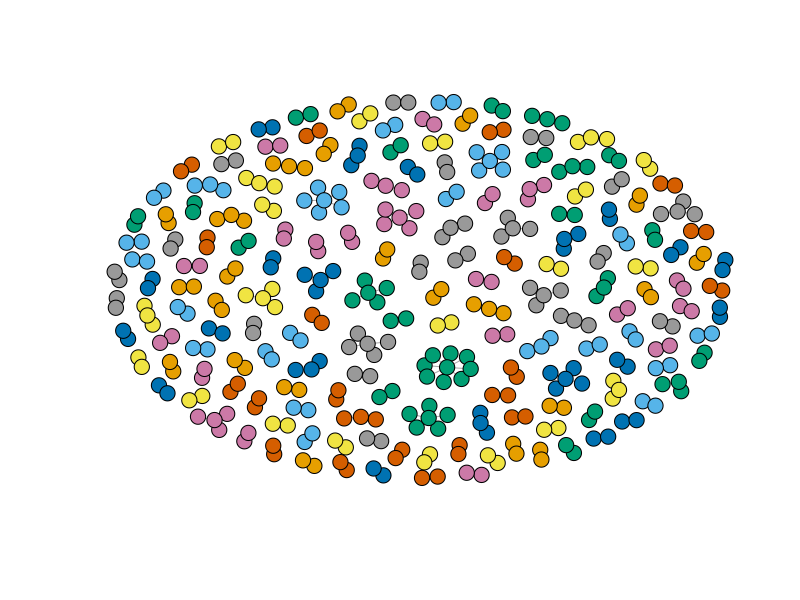
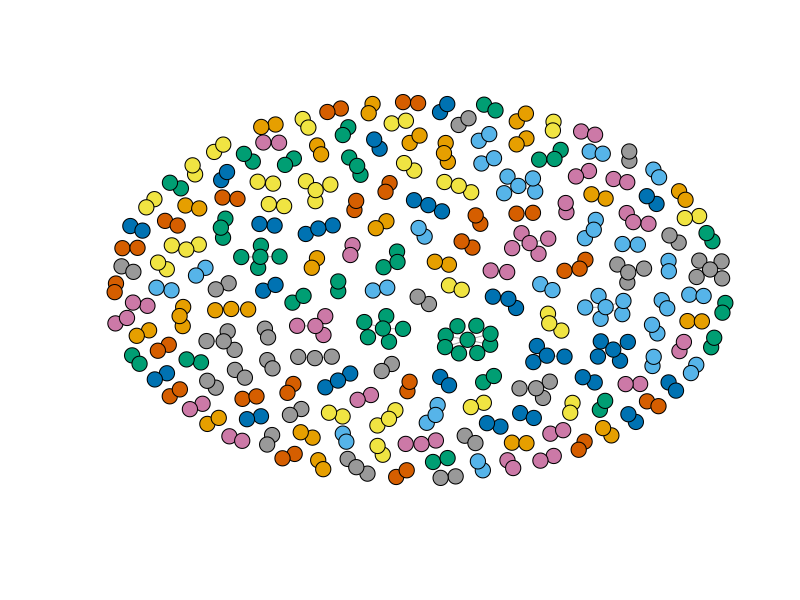
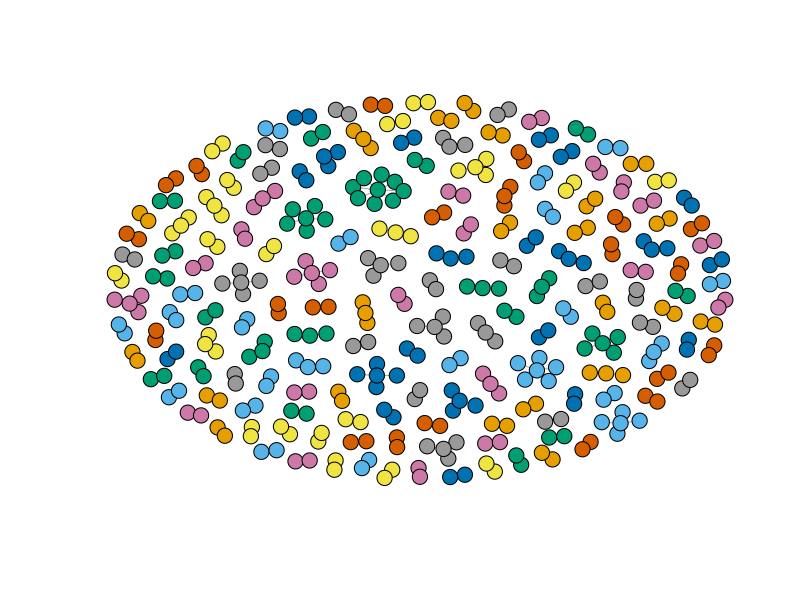

Write the R code that produced these figures, in order.
## ---- chunk 1
folder = '/Users/Hila/Documents/ML/Targil3'
setwd(folder)
require(igraph)
## ---- chunk 2
ga.data = read.csv('NationalNames1.csv',header = T)
ga_names =  graph.data.frame(ga.data,directed = F)
summary(ga_names)
V(ga_names)$name
#Remove self-Loops is exist 
ga_names = simplify(ga_names)
## ---- chunk 3
ga_bet = betweenness(ga_names)
ga_bet = sort(ga_bet,decreasing = T)
names(ga_bet[1])

## ---- chunk 4

ga_close = closeness(ga_names)
ga_close = sort(ga_close, decreasing = T)
names(ga_close[1])

## ---- chunk 5

ga_eigen = evcent(ga_names)
ga_eigen = sort(ga_eigen$vector, decreasing = T)
names(ga_eigen[1])

## ---- chunk 6

#Find commuinty with Girvan-Newman community detection
fc = edge.betweenness.community(ga_names)

#Cheack what is the modularity
fc$modularity

#What partition is the best?
max(fc$modularity)
which.max(fc$modularity)

#Color nodes by partitions 
memb = membership(fc)
plot(ga_names, vertex.size=5, vertex.label=NA,
     vertex.color=memb, asp=FALSE)

#How many communities received
max(levels(as.factor(memb)))

#What size of each commuinty
summary(as.factor(memb))


#Find commuinty with Multi-Level algorithm
#This function implements the multi-level modularity optimization algorithm for finding community structure.
ml = multilevel.community(ga_names)

#Cheack what is the modularity
ml$modularity

#What partition is the best?
max(ml$modularity)
which.max(ml$modularity)

#Color nodes by partitions 
memb = membership(ml)
plot(ga_names, vertex.size=5, vertex.label=NA,
     vertex.color=memb, asp=FALSE)

#How many communities received
max(levels(as.factor(memb)))

#What size of each commuinty
summary(as.factor(memb))


#Find commuinty with propagating labels algorithm
#This is a fast, nearly linear time algorithm for detecting community structure in networks.
#In works by labeling the vertices with unique labels and then updating the labels by majority voting in the neighborhood of the vertex.
pl = label.propagation.community(ga_names)

#Cheack what is the modularity
pl$modularity

#What partition is the best?
max(pl$modularity)
which.max(pl$modularity)

#Color nodes by partitions 
memb = membership(pl)

plot(ga_names, vertex.size=5, vertex.label=NA,
     vertex.color=memb, asp=FALSE)

#How many communities received
max(levels(as.factor(memb)))

#What size of each commuinty
summary(as.factor(memb))
